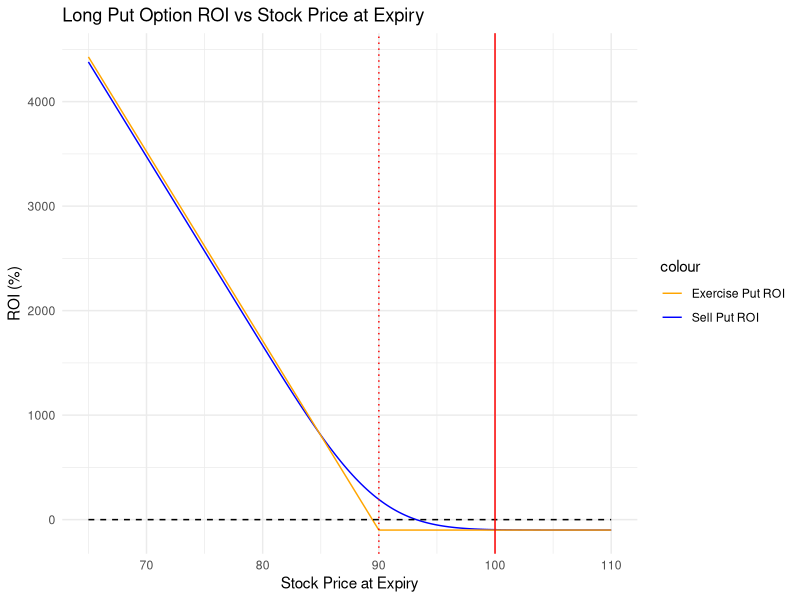

Write R code to recreate this figure.
library("tibble")
library("ggplot2")
library("dplyr")

# Black-Scholes Put Option Pricing
bs_put <- function(S, K, r = 0.05, T = 63/252, sigma = 0.2) {
  d1 <- (log(S / K) + (r + 0.5 * sigma^2) * T) / (sigma * sqrt(T))
  d2 <- d1 - sigma * sqrt(T)
  put_price <- K * exp(-r * T) * pnorm(-d2) - S * pnorm(-d1)
  return(put_price)
}

S <- 100  # Current stock price
K <- 90   # Strike price
sigma <- .2  # Volatility

s <- seq(110, 65, by = -0.25)
k <- sapply(s, function(x) bs_put(S, K = x, sigma = sigma))

# plot(x = s, y = k, type = 'l', col = 'blue', lwd = 2,
#      ylim = c(0, max(k)),
#      xlab = 'Strike Price (K)', ylab = 'Put Option Price',
#      main = 'Black-Scholes Put Option Price vs Strike Price')
# abline(h = 0)

# Long put simulation
premium <- bs_put(S, K, sigma = sigma)
premium
put_prices <- sapply(s, function(x) bs_put(x, K, T = 15/252, sigma = sigma))
put_prices

long_put <- tibble(
  premium = premium,
  s = s,
  put_price = put_prices,
  intrinsic_value = pmax(K - s, 0), # How much it is ITM
  extrinsic_value = put_prices - intrinsic_value,
  put_sell_roi = (put_prices - premium) / premium * 100,
  exercise_roi = (intrinsic_value - premium) / premium * 100
) %>% arrange(-exercise_roi)
long_put

ggplot(long_put, aes(x = s)) +
  geom_line(aes(y = put_sell_roi, color = "Sell Put ROI")) +
  geom_line(aes(y = exercise_roi, color = "Exercise Put ROI")) +
  geom_line(aes(y = 0), linetype = "dashed", color = "black") +
  geom_vline(xintercept = S, linetype = "solid", color = "red") +
  geom_vline(xintercept = K, linetype = "dotted", color = "red") +
  labs(
    title = "Long Put Option ROI vs Stock Price at Expiry",
    x = "Stock Price at Expiry",
    y = "ROI (%)"
  ) +
  scale_color_manual(values = c("Sell Put ROI" = "blue", "Exercise Put ROI" = "orange")) +
  theme_minimal()
